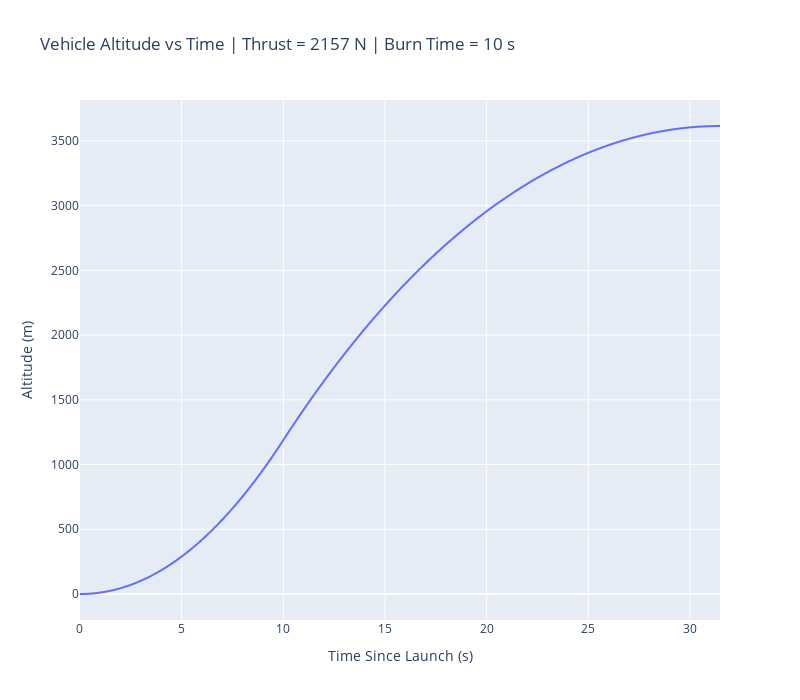

Notebook code cell kept with this figure:
### Code cell
#Example altitude_integrator() run
x, x_arr, t_arr = altitude_integrator(thrust = 2157, tburn = 10, m_wet = 67.3184496663, mdot = 1.2918, dt = 0.001)

fig3 = px.line(x = t_arr, y = x_arr, labels=dict(x = "Time Since Launch (s)", y = "Altitude (m)"), title="Vehicle Altitude vs Time | Thrust = 2157 N | Burn Time = 10 s", width= 800, height=700)
fig3.show()

### Figure 1 — Plotly figure (JSON) as saved in the notebook; plotly's stock layout.template omitted (floating-point values rounded to 4 significant figures; data arrays with more than 128 entries replaced by an {"elided": "..."} marker saying what was removed)
{"data": [{"hovertemplate": "Time Since Launch (s)=%{x}<br>Altitude (m)=%{y}<extra></extra>", "legendgroup": "", "line": {"color": "#636efa", "dash": "solid"}, "marker": {"symbol": "circle"}, "mode": "lines", "name": "", "showlegend": false, "type": "scattergl", "x": {"elided": "31476 float values"}, "xaxis": "x", "y": {"elided": "31476 float values"}, "yaxis": "y"}], "layout": {"height": 700, "legend": {"tracegroupgap": 0}, "title": {"text": "Vehicle Altitude vs Time | Thrust = 2157 N | Burn Time = 10 s"}, "width": 800, "xaxis": {"anchor": "y", "domain": [0, 1], "title": {"text": "Time Since Launch (s)"}}, "yaxis": {"anchor": "x", "domain": [0, 1], "title": {"text": "Altitude (m)"}}}}
